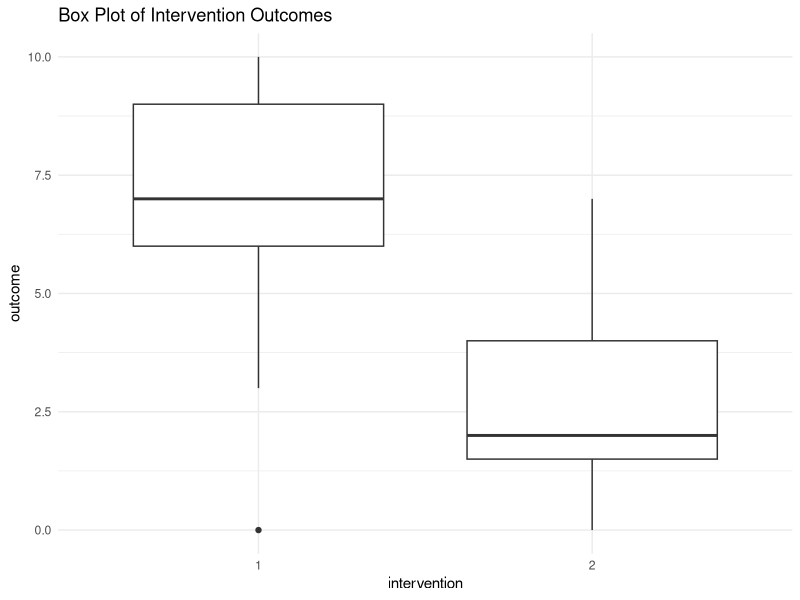

Reproduce this figure in R.
## ---- chunk 1
library(tidyverse)
library(lubridate)
library(readr)

df <- read_csv("data/missing_interventions.csv")
## ---- chunk 2
# check unique gender & orientation entries
unique(df$gender)
unique(df$orientation)

df <- df %>%
  mutate(gender = if_else(gender %in% c("female", "male"), # if female/male 
                          gender, # keep same
                          NA_character_), # otherwise, NA
         orientation = if_else(orientation %in% # check for:
                                 c("heterosexual", "lesbian/gay woman", "gay", "other"),
                              orientation, # keep same 
                              NA_character_)) # otherwise NA

# 25 NAs
sum(is.na(df))
## ---- chunk 3
 # pull/look at unique city names
df %>%
  select(city) %>%
  distinct() %>%
  pull()

# pull/look at unique states 
df %>% 
  select(state) %>%
  distinct() %>%
  pull()

# fix city and state using case_when()
df <- df %>%
  mutate(
    city = case_when(
      city %in% c("Atlanta", "atlanta", "atlAnTa") ~ "Atlanta",
      city %in% c("Austin", "austin") ~ "Austin",
      city %in% c("San Antonio", "san Antonio") ~ "San Antonio",
      city %in% c("Oakland", "oakland", "iakland") ~ "Oakland",
      city %in% c("Hayward", "hayward", "Haywarf") ~ "Hayward"),
    state = case_when(
      state %in% c("GA", "gA", "ga", "G A") ~ "GA",
      state %in% c("TX", "tX", "tx") ~ "TX",
      state %in% c("CA", "ca", "C A", "CA_") ~ "CA"))
## ---- chunk 4
df$date <- dmy(df$date)
## ---- chunk 5
df <- df %>% 
  mutate(state = case_when(
    date == as.Date("2018-03-25") ~ "CA",
    date == as.Date("2018-05-25") ~ "GA",
    date == as.Date("2019-02-25") ~ "TX"
  ))
## ---- chunk 6
df <- df %>%
  # create drop variable to indicate which rows to drop
  mutate(drop = case_when(
    state == "CA" & city %in% c("Oakland", "Hayward") ~ "keep",
    state == "GA" & city == "Atlanta" ~ "keep",
    state == "TX" & city %in% c("San Antonio", "Austin") ~ "keep",
    TRUE ~ NA_character_)) %>%
  drop_na(drop)
## ---- chunk 7
df <- df %>%
  mutate(intervention = case_when(
    city %in% c("Hayward", "San Antonio") ~ 1,
    city %in% c("Oakland", "Austin") ~ 2,
    TRUE ~ intervention)) %>%
  drop_na(intervention)
## ---- chunk 8
# make intervention a factor
df <- df %>% mutate(intervention = as.factor(intervention))

ggplot(df, aes(x=intervention, y=outcome)) +
  geom_boxplot() +
  labs(title = "Box Plot of Intervention Outcomes") +
  theme_minimal()
